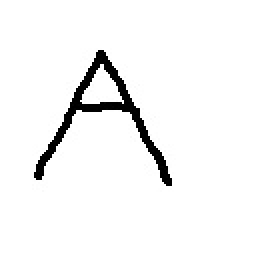
#> input picture SVM/H.jpg, 128 x 128 px, found by its file name (shown 2 times larger)
$ jupyter execute --allow-errors 'SVM .ipynb'
#> lines starting #> are read from the running program, lines starting #| are printed output that depends on the picture
[cell 1]
import matplotlib.pyplot as plt
from sklearn.datasets import fetch_openml
from sklearn.model_selection import train_test_split
from sklearn import svm
from sklearn.metrics import classification_report

#> (a cell that did not finish here is left out)

[cell 3]
# Display a sample image
plt.gray()
#> (the rest of this cell did not finish here and is left out)

#> (a cell that did not finish here is left out)

#> (a cell that did not finish here is left out)

#> (a cell that did not finish here is left out)

[cell 7]
# Create and train the linear SVM model
model_linear = svm.SVC(kernel='linear', C=1)
#> (the rest of this cell did not finish here and is left out)

[cell 8]
import joblib
joblib.dump(model_linear, 'linear_svm_model.joblib')

#> (a cell that did not finish here is left out)

#> (a cell that did not finish here is left out)

#> (a cell that did not finish here is left out)

[cell 12]
import cv2
import joblib
import matplotlib.pyplot as plt

# Path to the new image
new_data_path = r"C:\Users\hicham\Desktop\Ai project\H.jpg"

# Read and resize the image
new_image = cv2.imread(new_data_path, cv2.IMREAD_GRAYSCALE)
#> new_image is the input picture: shape (128, 128); min 0, max 255, mean 244.2
resized_image = cv2.resize(new_image, (28, 28))
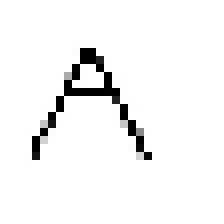
#> resized_image: shape (28, 28) (shown 8 times larger); min 0, max 255, mean 243.5

# Flatten the image
flattened_image = resized_image.flatten().reshape(1, -1)

# Load the saved model
loaded_model = joblib.load('linear_svm_model.joblib')

# Use the loaded model for prediction
#> (the rest of this cell did not finish here and is left out)
